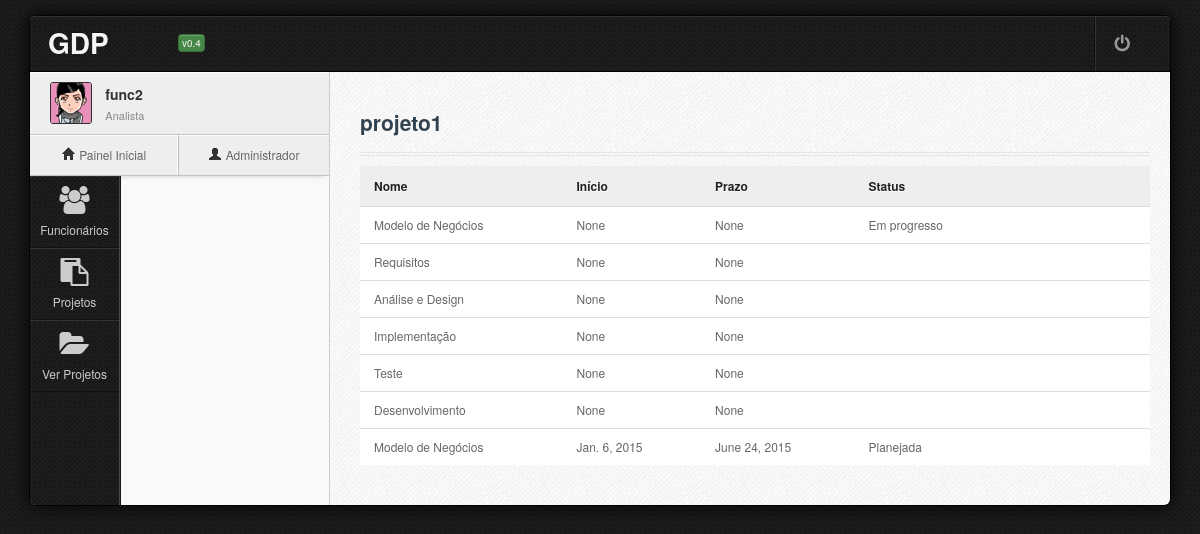
Screenshot of /projetos/8/ (signed in) with the database file from the repository.
### sistema/models.py (models this page shows, shortened)
class Funcionario(models.Model):
    nome = models.CharField("Nome", max_length=128)
    contato = models.OneToOneField(Contato, null = True) #null não é salvo no BD e blank não é requerido no form
    cargo = models.CharField(max_length=16, choices = cargos)
    nivel_formacao = models.CharField("Nível de formação", max_length=16, choices = niveis_formacao)
    usuario = models.OneToOneField(User, blank = True, null=True)
    projeto = models.ForeignKey(Projeto, blank = True, null = True)
    class Meta:
        verbose_name = "Funcionário"
        verbose_name_plural = "Funcionários"

class Projeto(models.Model):
    nome_projeto = models.CharField("Nome do Projeto ", max_length=128)
    inicio = models.DateField("Data de criação", null = True)
    prazo = models.DateField("Prazo final", null = True)
    status = models.BooleanField("Concluído", default = False, blank = True)
    class Meta:
        verbose_name = "Projeto"
        verbose_name_plural = "Projetos"

class Etapa(models.Model):
    nome = models.CharField("Nome da Etapa", max_length=128)
    inicio = models.DateField("Data de criação", blank=True, null=True)
    prazo = models.DateField("Prazo Final", blank=True, null=True)
    status = models.CharField(max_length=16, choices = status_etapa)
    projeto = models.ForeignKey(Projeto)
    class Meta:
        verbose_name = "Etapa"
        verbose_name_plural = "Etapas"

### sistema/views.py (the view)
# urls.py: url(r'^projetos/(?P<id_projeto>[0-9]+)/$', views.projeto_ver),
@login_required
@permission_required('auth.perm_a', login_url='/home/')
def projeto_ver(request, id_projeto):
    funcionario_corrente = Funcionario.objects.get(usuario=request.user)
    projeto_corrente = Projeto.objects.get(id = id_projeto)
    etapas = Etapa.objects.filter(projeto = projeto_corrente)
    return render(request, "projeto.html", locals())

### sistema/templates/projeto.html (shortened to what this page needs)
{% extends "base.html" %}
{% block titulo %}{{projeto_corrente.nome_projeto}}{% endblock titulo %}
{% block conteudo %}
{% if etapas %}
<table class="table table-hover" id="table2">
    <thead>
        <tr>
            <th>Nome</th>
            <th>Início</th>
            <th>Prazo</th>
            <th>Status</th>
            <th></th>
        </tr>
    </thead>
    <tbody>
        {% for e in etapas%}
        <tr class="odd gradeX">
            <td>{{e.nome}}</td>
            <td>{{e.inicio}}</td>
            <td>{{e.prazo}}</td>
            <td>{{e.get_status_display}}</td>
            <td>
            </td>
        </tr>
        {% endfor%}
    </tbody>
</table>
<br>
{% endif %}
{% endblock conteudo %}

### sistema/templates/base.html (shortened to what this page needs)
<!DOCTYPE html>
 <html class="no-js">
    <head>
	<link rel="stylesheet" type="text/css" href="/static/css/jasny-bootstrap.min.css">
	<link rel="stylesheet" type="text/css" href="/static/css/bootstrap.min.css">
	<link rel="stylesheet" type="text/css" href="/static/css/icon/fugue.min.css">
	<link rel="stylesheet" type="text/css" href="/static/css/icon/elusive.min.css">
	<link rel="stylesheet" type="text/css" href="/static/css/icon/font-awesome.min.css">
	<link rel="stylesheet" type="text/css" href="/static/css/default.min.css">
	<link rel="stylesheet" type="text/css" href="/static/css/default.responsive.min.css">
	<link rel="stylesheet" type="text/css" href="/static/css/plugins/uniform.default.css">
	<link rel="stylesheet" type="text/css" href="/static/css/jui/jquery.ui.min.css">
    </head>
    <body class="body5">
        <div id="wrapper" class="boxed">
            <div id="wrapper-inner" class="pattern8">
                <div id="main-header">
		    <div class="container-fluid">
			<div class="row-fluid">
			    <div class="span12">
				<div class="title">
				    <h1>GDP <small>v0.4</small></h1>
			        </div>
				<div class="header-panel">
				    <div id="dropdown-patterns" class="dropdown" rel="tooltip" data-placement="bottom" title="Logout">
					<a href="/logout/" class="menu dropdown-toggle" onclick="return confirm('Deseja realmente fazer logout do sistema?')" ><i class="icon iconfa-off"></i></a>
				    </div>
				</div>
			    </div>
			</div>
		    </div>
                </div>
                <div id="sidebar">
                    <div class="profile" data-detach="profile">
                        <div class="profile-pic">
			    <div class="btn-group">
				    <img src="/static/img/avatar/40x40/avatar4.png" width="40px" height="40px" alt="{{membro_logado.user.get_full_name}}" class="dropdown-toggle" data-toggle="dropdown">
                </div>
                        </div>
                        <div class="profile-info">
                            <span class="name">{{funcionario_corrente.nome}}</span>
                            <span class="job">{{funcionario_corrente.get_cargo_display}}</span>
                        </div>
                        <div class="profile-panel">
                            <div class="profile-panel-menu" id="panel-message">
                                <a href="/home/" class="menu">
                                    <i class="icon icon-home"></i>
                                    <span class="text">Painel Inicial</span>
                                </a>
                            </div>
                            <div class="profile-panel-menu" id="panel-notification">
                                <a href="/admin/" class="menu">
                                    <i class="icon icon-user"></i>
                                    <span class="text">Administrador</span>
                                </a>
                            </div>
                        </div>
                    </div>
                    <ul class="nav-mainmenu" id="nav-mainmenu">
                        <li class="accordion-group">
                            <a href="/cadastra_funcionario/"><span class="icon iconfa-group"></span><span class="text">Funcionários</span><span class="badge pull-right">4</span></a>
                        </li>
                        <li class="accordion-group">
                            <a href="/cadastra_projeto/"><span class="icon iconfa-paste"></span><span class="text">Projetos</span><span class="badge pull-right">5</span></a>
                        </li>
                        <li class="accordion-group">
                            <a href="/projetos/"><span class="icon iconfa-folder-open"></span><span class="text">Ver Projetos</span><span class="badge pull-right">3</span></a>
                        </li>
                    </ul>
                </div>
                <div id="main-content">
                    <p>&nbsp;</p>
                    <h3>{% block titulo %}{% endblock titulo %} <small>{% block subtitulo %}{% endblock subtitulo %}</small></h3>
                    <hr class="style1">
		    <div class="row-fluid" >
			<div class="span12">
			{% block conteudo %}{% endblock conteudo %}
					    </div>
                    </div>
					<br/>
                </div>
            </div>
        </div>
    </body>
</html>

### rows the page displays
Funcionario: nome "func2", cargo "Analista"
Projeto: nome_projeto "projeto1"
Etapa: nome "Modelo de Negócios", inicio "None", prazo "None", status "Em progresso"
Etapa: nome "Requisitos", inicio "None", prazo "None"
Etapa: nome "Análise e Design", inicio "None", prazo "None"
Etapa: nome "Implementação", inicio "None", prazo "None"
Etapa: nome "Teste", inicio "None", prazo "None"
Etapa: nome "Desenvolvimento", inicio "None", prazo "None"
Etapa: nome "Modelo de Negócios", inicio "Jan. 6, 2015", prazo "June 24, 2015", status "Planejada"
